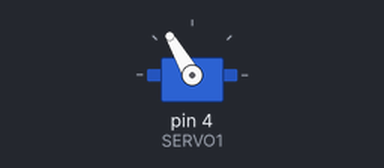
The sketch below on a simulated Arduino Uno, built with avr-gcc and run on an emulated ATmega328P. Parts: servo.

Above: at 0.05 s.
At 0.85 s:
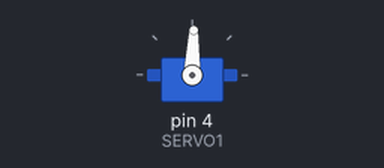
At 2.05 s:
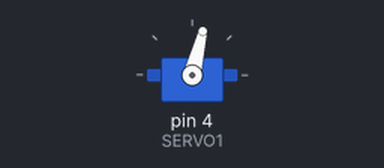
At 4.05 s:
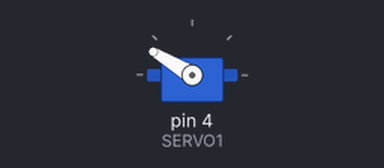
Timing chart, 0 to 5.3 s (numbered marks = the images above):
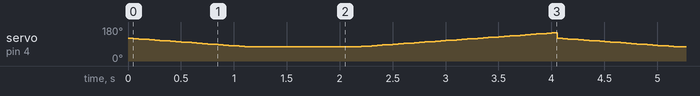

The sketch:

Gripper_Code.ino
```cpp
#include "Servo.h"
#include <Servo.h>

#define SERVO1 4
Servo myservo;
int pos = 150;
int speed = 1000;

void setup() {
  // put your setup code here, to run once:
  myservo.attach(SERVO1);
}

void loop() {
  // put your main code here, to run repeatedly:
  // code from nav that we are in position
  //
  //

  myservo.write(pos);

  for (pos = 120; pos >= 75; pos -= 2)  // goes from 0 degrees to 180 degrees    // in steps of 1 degree
  {
     myservo.write(pos);              // tell servo to go to position in variable 'pos'
     delay(50);                       // waits 50ms for the servo to reach the position
  }
  delay(1000);

  // wait for Nav to give ok to open gripper
  //
  //

  for (pos = 75; pos <= 150; pos += 2)  // goes from close degrees to open degrees    // in steps of 1 degree
  {
     myservo.write(pos);              // tell servo to go to position in variable 'pos'
     delay(50);                       // waits 50ms for the servo to reach the position
  }
    //break;
} //end of loop()
```
